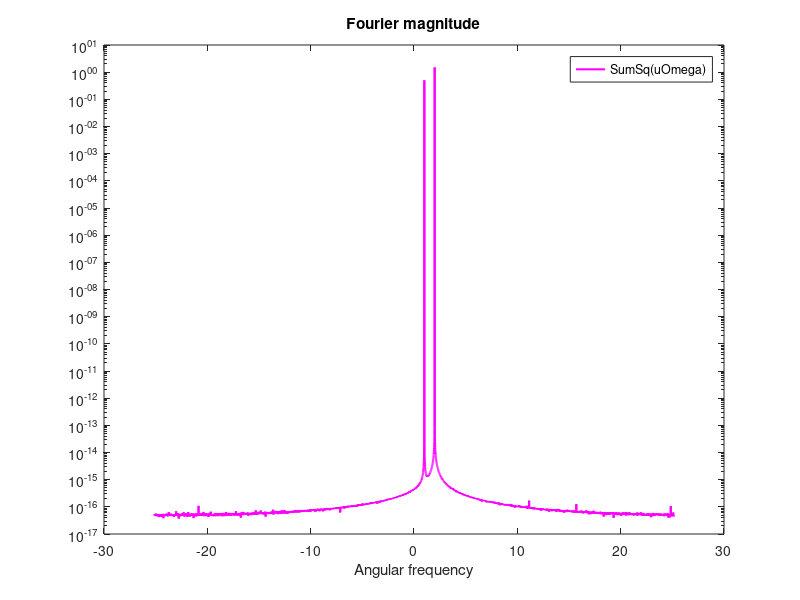

This figure's MATLAB source:
%-*-octave-*--
%
% hamsim: perform a Hamiltonian simulation u(t) = exp(iHt) b
%
% USAGE:
% 
% [u] = hamsim(H, bvec, verbose, cfl)
%
% INPUT:
% H: Hermitian matrix
% bvec: Right hand side
%
% OUTPUT:
% xvec: approximate solution of H xvec = bvec
%
function [xvec] = hamsim(H, bvec, verbose, cfl)
  eps = 1e-5;
  firstOrder = 1;
  leapFrog = 0;
  magnus = 1;
  rk4 = 0;
  abs_or_real=0; # plot the abs of the solution (1 for real)

#  U=[1, 0; 0, 1];
  U=[1, 1; -1, 1]/sqrt(2);
#  Lambda=2*pi*[1 , 0; 0, 2];
  Lambda=[1 , 0; 0, 2];

  # final time
  Tper = 100*2*pi;

  H = U*Lambda*U';

  H2 = H*H;

  if nargin < 2
    bvec = [1;2];
  end

  if nargin < 3
    verbose = 1;
  end
  
  if nargin < 4
    cfl = 0.25; #depends on the method
  end

  [n1 n2] = size(H);
  [n3 n4] = size(bvec);
  printf("size(H)=(%d, %d), size(bvec)=(%d, %d)\n", n1, n2, n3, n4);

% The number of columns in b doesn't really matter
  if (n1 == n2 && n3 == n1)
    goodDim=1;
  else
    goodDim=0;
  end

  if !goodDim
    printf("Dimensions make no sense, sorry...\n");
    return;
  end
  printf("Dimensions look ok...\n");
#  return;
  
  Nrow = n1; # vector dimension

# estimate largest eigenvalue

  lambda = eig(H);
  maxeig = norm(lambda,"inf");
  if (verbose)
    printf("(maxeig) = (%e)\n", maxeig);
  end

# time step
  dt = cfl/maxeig; # largest eigenvalue of H0 = d3, H0+poly*H1 estimated by maxeig
  nsteps = ceil(Tper/dt);
  dt = Tper/(nsteps);
  if (verbose)
    printf("Time period = %e, number of time steps = %d, max eigenvalue = %e, cfl = %e, time step = %e\n", ...
	   Tper, nsteps, maxeig, cfl, dt);
  end

# allocation of solution vectors
  uTime = zeros(Nrow,nsteps);

# initial data 
  uTime(:,1) = bvec;
  
# 3rd order Taylor expansion to t = +dt
#  uTime(:,2) = bvec + dt * I * H *bvec - 0.5*dt^2 * (H2*bvec) ;

# 4th order Taylor expansion to t = +dt
  uTime(:,2) = bvec + dt * I * H *bvec - 0.5*dt^2 * (H*H*bvec) - I*(dt^3)/6 * H*H*H*bvec ;
# adding another term in the expansion generates more wiggles

# for computing the energy
  v1 = zeros(Nrow,1);
  v2 = zeros(Nrow,1);

  t=dt;
  step=1;
# evaluate energy
  if (verbose)
    v1 = uTime(:,step+1) + uTime(:,step);
    v2 = uTime(:,step+1) - uTime(:,step);
    energy1 = 0.25*(norm(v1)^2 - norm(v2)^2);
    energy = uTime(:,1)'*H*uTime(:,1);

    printf("Time step = %d, time = %e, energy1 = %e, energy = %e\n", step, t, energy1, energy);
  end # if verbose

# time stepping loop, harmonic oscillator, 1st order formulation

  if (firstOrder)
    if (magnus)
       expH = zeros(Nrow,Nrow);
      ## for row=1:Nrow
      ## 	expH(row,row) = exp(I*dt*Lambda(row,row));
      ## end
      expH = expm(I*dt*H);
      for step=1:nsteps-1
	uTime(:,step+1) = expH * uTime(:,step);

	t = t+dt;
				# evaluate energy
	if (verbose)
	  if (mod(step,1000)==0 || step==nsteps-1)
	    v1 = uTime(:,step+1) + uTime(:,step);
	    v2 = uTime(:,step+1) - uTime(:,step);
	    energy = 0.25*(norm(v1)^2 - norm(v2)^2);
	    energy = uTime(:,step+1)'*H*uTime(:,step+1);

	    printf("Time step = %d, time = %e, energy = %e\n", step, t, energy);
	  end
	end # if verbose
      end # time stepping loop
    else
      printf("ERROR: Undefined time-integration method\n");
      return;
    end
  else
# second order formulation
    printf("ERROR: Undefined time-integration method\n");
  end
  
  df = 1/Tper;
  Nf = nsteps;
  td = dt*[0:nsteps-1];

#  legend("u0", "u1","location","northeast");

	     # Window the time response before Fourier transforming it
  wind = ones(1,nsteps);
#  wind = sin(pi*td/Tperiod);
#  wind = exp(-( (td-0.5*Tperiod)/(0.5*Tperiod/4) ).^2);
  uWind = zeros(Nrow, nsteps);
  for (k=1:Nrow)
    uWind(k,:) = uTime(k,:).*wind;
  end
  
  freq=[ -(ceil((Nf-1)/2):-1:1), 0, (1:floor((Nf-1)/2)) ] * df; # In Hz
  om = 2*pi*freq; % angular frequency
# Discrete Fourier transformation of the time traces
  uOmega = fftshift(fft(ifftshift(uWind),Nf,2))/Nf;

				# find the eigenvalues
  uAvg = sqrt(sumsq(uOmega, 1)/Nrow);
  maxPnts=zeros(Nrow,1);
  numMaxPnts=0;
  for k=2:nsteps-1
    dp = uAvg(k+1) - uAvg(k);
    dm = uAvg(k) - uAvg(k-1);
    if (uAvg(k) > eps && dp*dm < 0 && dm>0)
      numMaxPnts = numMaxPnts+1;
      maxPnts(numMaxPnts)=k;
    end
  end

  xvec = zeros(n1,1);
  for q=1:numMaxPnts
    eval = om(maxPnts(q));
    printf("Max at q=%d, freq(q)=%e\n", maxPnts(q), om(maxPnts(q)));
    uHat = uOmega(:,maxPnts(q));
    printf("Fouier mode: ");
    uHat
				# accumulate solution
    xvec = xvec + uHat./eval;
  end

  printf("Approximate solution:");
  xvec
    
  printf("Exact solution:");
  xsol = H\bvec

  figure(3);
  h = semilogy( om, uAvg, 'm-');
    
  set(h,"linewidth",1.5);
  set(h,"markersize",3);
  legend("SumSq(uOmega)");
  title("Fourier magnitude");
  xlabel("Angular frequency");
  
				# try to reconstruct the time function
  ## uRec=zeros(Nrow, nsteps);
  ## for q=1:numMaxPnts
  ##   lambda = om(maxPnts(q));
  ##   uHat = uOmega(:, maxPnts(q));
  ##   for row=1:Nrow
  ##     uRec(row,:) = uRec(row,:) + uHat(row)*exp(I*lambda*td);
  ##   end
  ## end
  
  ## figure(1);
  ## h = plot(td, wind, 'k', td, real(uTime(1,:)),'b', td, imag(uTime(1,:)),'r',...
  ## 	   td, real(uRec(1,:)),'c--', td, imag(uRec(1,:)),'m--');
  ## set(h,"linewidth",1.5);
  ## set(h,"markersize",3);
  ## title("1st comp, real+imag part, orig+recon, time domain");

  ## figure(2);
  ## h = plot(td, wind, 'k', td, real(uTime(2,:)),'b', td, imag(uTime(2,:)),'r',...
  ## 	   td, real(uRec(2,:)),'c--', td, imag(uRec(2,:)),'m--');
  ## set(h,"linewidth",1.5);
  ## set(h,"markersize",3);
  ## title("2nd comp, real+imag part, orig+recon, time domain");

 end
